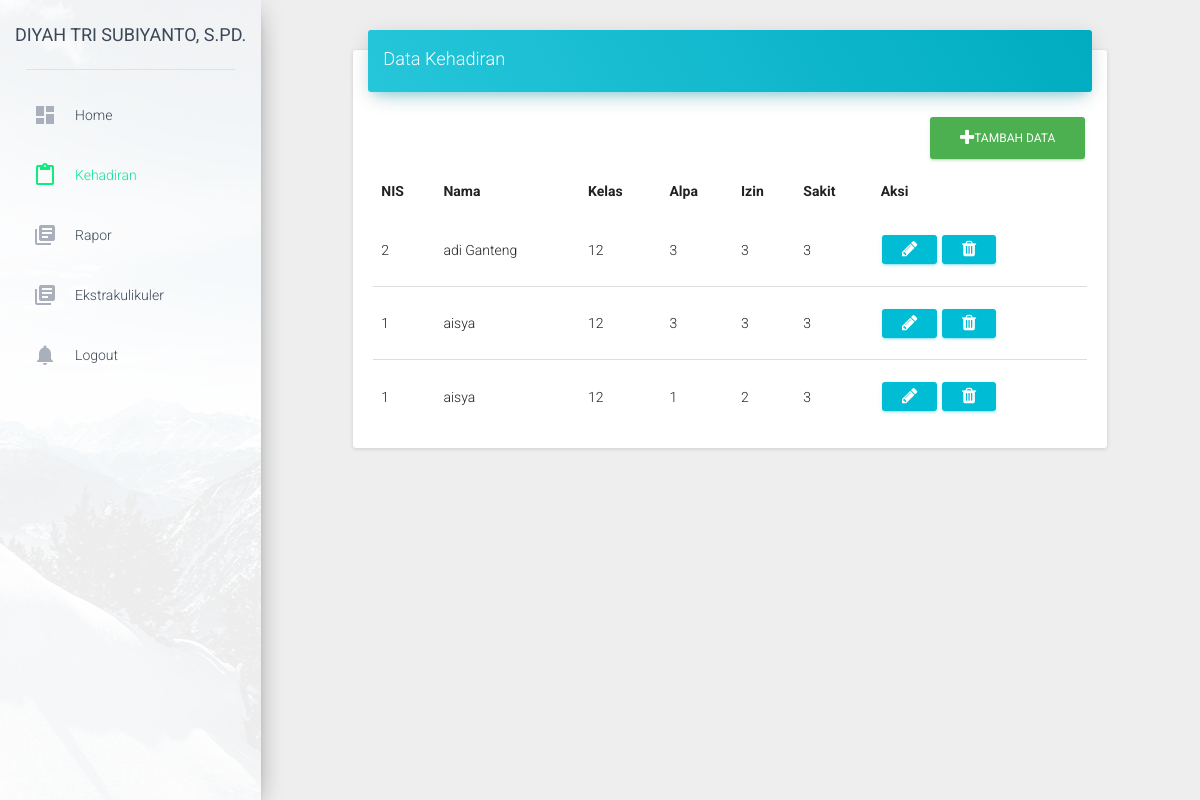
The app's page /dashboard/index.php?page=38&guru=Diyah Tri Subiyanto, S.Pd. (signed in) with its own data.
### tables this page shows
CREATE TABLE `kehadiran` (
  `id` int(11) NOT NULL,
  `id_siswa` int(11) NOT NULL,
  `alpa` int(11) NOT NULL,
  `izin` int(11) NOT NULL,
  `sakit` int(11) NOT NULL
);

CREATE TABLE `siswa` (
  `nis` int(11) NOT NULL,
  `id_detail_pendaftaran` int(11) DEFAULT NULL,
  `nama` varchar(255) DEFAULT NULL,
  `kelas` varchar(255) DEFAULT NULL,
  `tempat_lahir` varchar(50) NOT NULL,
  `tanggal_lahir` date NOT NULL,
  `jenis_kelamin` char(11) NOT NULL
);

### dashboard/include/ketidakhadiran.php (the view, shortened to what this page needs)
<div class="row">
    <div class="col-sm-12 col-md-8 col-lg-10 col-lg-offset-1">
        <div class="card" style="margin-top: 50px">
            <div class="card-header" data-background-color="blue">
                <h4 class="title">Data Kehadiran</h4>
            </div>
            <div class="card-content">
                <a href="index.php?page=48&guru=<?php echo ($_GET['guru'])?>" class="btn btn-success btn-md pull-right"><i class="fa fa-plus"></i>Tambah Data</a>
        <table class="table table-hover">
          <thead>
            <tr>
              <td><b>NIS</b></td>
              <td><b>Nama</b></td>
              <td><b>Kelas</b></td>
              <td><b>Alpa</b></td>
              <td><b>Izin</b></td>
              <td><b>Sakit</b></td>
              <td><b>Aksi</b></td>
            </tr>
          </thead>
            <tbody>
              <?php
                $query = "SELECT siswa.nis, siswa.nama,siswa.kelas, kehadiran.alpa, kehadiran.izin, kehadiran.sakit FROM siswa INNER JOIN kehadiran ON siswa.nis = kehadiran.id_siswa ";
                $exec  = mysqli_query($conn,$query);
                if ($exec) {
                  $count = mysqli_num_rows($exec);
                  if ($count > 0) {
                    while ($rows = mysqli_fetch_array($exec)) {
              ?>
                      <tr>
                      <td><?php echo $rows['nis'] ?></td>
                      <td><?php echo $rows['nama'] ?></td>
                      <td><?php echo $rows['kelas'] ?></td>
                      <td><?php echo $rows['alpa'] ?></td>
                      <td><?php echo $rows['izin'] ?></td>
                      <td><?php echo $rows['sakit'] ?></td>
                      <td>
                        <a href="index.php?page=39&nis=<?php echo $rows['nis'] ?>&guru=<?php echo ($_GET['guru'])?>" class="btn btn-info btn-sm"><i class="fa fa-pencil"></i></a>
                        <a href="include/hapus_kehadiran.php?nis=<?php echo $rows['nis'] ?>&guru=<?php echo ($_GET['guru'])?>" class="btn btn-info btn-sm"><i class="fa fa-trash"></i></a>
                      </td>
                    </tr>
              <?php
                    }
                  }else{
              ?>
                  <tr>
                  <td colspan="6" align="center"><h4><b>Kosong</b></h4></td>
                </tr>
              <?php
                  }
                }else{
                  echo mysqli_error($conn);
                }
              ?>
            </tbody>
        </table>
            </div>
        </div>
    </div>
</div>

### records on screen
kehadiran: id_siswa.nis "2", id_siswa.nama "adi Ganteng", id_siswa.kelas "12", alpa "3", izin "3", sakit "3"
kehadiran: id_siswa.nis "1", id_siswa.nama "aisya", id_siswa.kelas "12", alpa "3", izin "3", sakit "3"
kehadiran: id_siswa.nis "1", id_siswa.nama "aisya", id_siswa.kelas "12", alpa "1", izin "2", sakit "3"

### other values on screen
$nama_guru "DIYAH TRI SUBIYANTO, S.PD."
